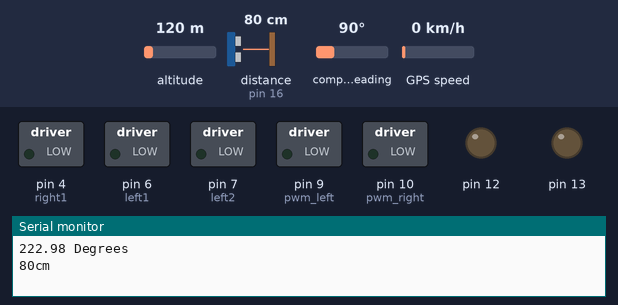
Recording of a sketch running on a simulated Arduino Uno, built with avr-gcc and run on an emulated ATmega328P. Shown: switched loads named in the sketch (green lamp = pin HIGH), output pins drawn as LEDs (lit = HIGH), the last lines printed to the serial monitor. Wiring (inferred from the names in the program): ultrasonic range finder: trigger pin 16; echo pin 16; HMC5883L compass at I2C address 0x1E. Dashed ring = blinking. Inputs (shaded band) come from the test bench; at power-on: compass heading 90°, distance to the obstacle (sensor on pin 16) 80 cm, altitude 120 m, GPS speed 0 km/h. The echo pulse lasts 58.3 µs per cm; the GPS gets a fix after 3 s at 37.7749, -122.4194 with 8 satellites.

Above: at 1.4 s.
1.5 s: compass heading set to 80°
At 3.9 s:
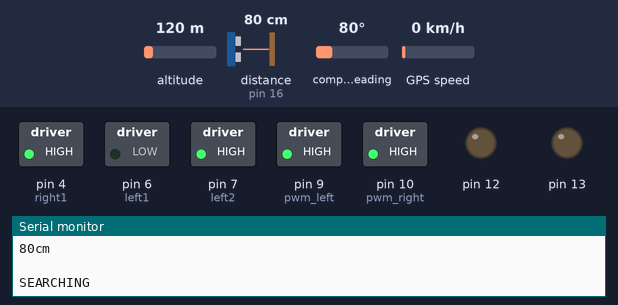
5.7 s: distance to the obstacle (sensor on pin 16) set to 12 cm
9.2 s: distance to the obstacle (sensor on pin 16) set to 9 cm
At 10.7 s:
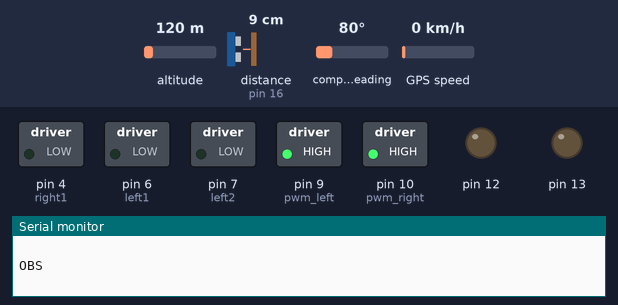
At 13.2 s:
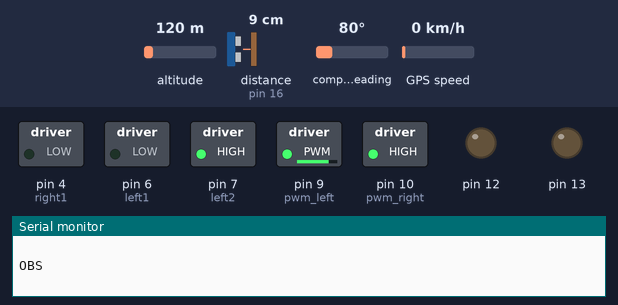
13.4 s: compass heading set to 90°
Timing chart, 0 to 18.6 s (numbered marks = the images above; inputs shaded):
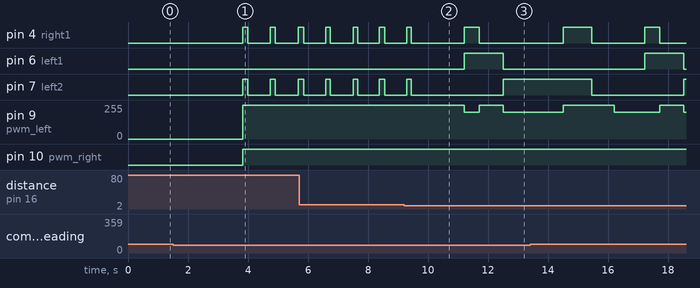

The sketch:

gps_controlled_robot.ino
```cpp
#include <TinyGPS.h>
#include <Wire.h>


#define address 0x1E //0011110b, I2C 7bit address of HMC5883
TinyGPS gps;
#define rxPin 0
#define txPin 1

bool feedgps();

int pingPin = 16; // pingpin to Digital 8

int SAFE_ZONE = 10;

//Motor direction control pin def
#define right1 4
#define right2 5
#define left1 6
#define left2 7
#define pwm_left 9
#define pwm_right 10


void setup()

{


  Serial.begin(9600);
  delay(100);

  Serial.println("PANIMALAR INSTITUTE OF TECHNOLOGY ");
  Serial.println("====================================================");
  Serial.println("            -by S.Varun Kumaran                ");


  Wire.begin();

  Serial.print("$PMTK314,0,0,0,1,0,0,0,0,0,0,0,0,0,0,0,0,0,0,0*29\r\n");
  Serial.print("$PMTK220,200*2C\r\n");

  // Set operating mode to continuous in compass
  Wire.beginTransmission(address);
  Wire.write(byte(0x02));
  Wire.write(byte(0x00));
  Wire.endTransmission();

  pinMode(left1, OUTPUT);//LEFT
  pinMode(left2, OUTPUT); //LEFT
  pinMode(right1, OUTPUT); //R
  pinMode(right1, OUTPUT); //R
  pinMode(pwm_left, OUTPUT); //LEFT
  pinMode(pwm_right, OUTPUT); //R
  pinMode(pingPin, OUTPUT);
  pinMode(pingPin, INPUT);

}

inline void setDir(bool L1, bool L2, bool R1, bool R2){
  digitalWrite(left1,L1);//L
  digitalWrite(left2,L2);//L
  digitalWrite(right1,R1);//R
  digitalWrite(right2,R2);//R
}

void forward()
{
  setDir(0,1,0,1);
  analogWrite(pwm_left,200);//L
  analogWrite(pwm_right,255);//R
}

void Backward()
{
  setDir(1,0,1,0);
  analogWrite(pwm_left,200);//L
  analogWrite(pwm_right,255);//R
}


void search()
{
  setDir(0,1,1,0);
  analogWrite(pwm_left,255);//R
  analogWrite(pwm_right,255);//L

}

void Stop()
{
  setDir(0,0,0,0);
  analogWrite(12,0);//L
  analogWrite(13,0);//R
}

void right()
{
  setDir(1,0,0,1);
  analogWrite(pwm_left,255);//L
  analogWrite(pwm_right,255);//R
}

void left()
{
  setDir(0,1,1,0);
  analogWrite(pwm_left,255);//L
  analogWrite(pwm_right,255);//R
}
long getDistance(){
  long duration;
  long cm;
   pinMode(pingPin, OUTPUT);
  digitalWrite(pingPin, LOW);
  delayMicroseconds(2);
  digitalWrite(pingPin, HIGH); // Sending a High Pulse on the Trig Pin of the Sensor
  delayMicroseconds(5);
  digitalWrite(pingPin, LOW);

  // The same pin is used to read the signal from the PING))): a HIGH
  // pulse whose duration is the time (in microseconds) from the sending
  // of the ping to the reception of its echo off of an object.
  pinMode(pingPin, INPUT);
  duration = pulseIn(pingPin, HIGH);

  return duration / 29 / 2;
   Serial.print(cm);
  Serial.println("cm");
}

void loop(){

  long cm=getDistance();
  feedgps();
  getDistance();


  unsigned char cc = Serial.read();
  float flat, flon,x2lat,x2lon;
  unsigned long age;
  gps.f_get_position(&flat, &flon, &age);

  feedgps();
  getDistance();

  float flat1=flat;     // flat1 = our current latitude.
  float flon1=flon;  // flon1 = our current longitude.
  float dist_calc=0;
  float angle_calc=0;
  float dist_calc2=0;
  float diflat=0;
  float diflon=0;
  x2lat=  12.997987      ;  //enter lat your waypoint
  x2lon= 80.168012     ;  // enter a long your waypoint
  //Calculates distance from current location to waypoint

  dist_calc=sqrt((((flon1)-(x2lon))*((flon1)-(x2lon)))+(((x2lat-flat1)*(x2lat-flat1))));
  dist_calc*=110567 ; //Converting to meters

  angle_calc=atan2((x2lon-flon1),(x2lat-flat1));

  float declinationAngle2 = 57.29577951;
  angle_calc*= declinationAngle2;
  feedgps();
  getDistance();

  if(angle_calc < 0){
    angle_calc = 360 + angle_calc;
    feedgps();
    getDistance();
  }

  if(angle_calc >0){
    angle_calc= angle_calc;
    feedgps();
    getDistance();
  }

  float angleDegrees = angle_calc;
  feedgps();
  // compass code==================================
  int x, y, z;
  feedgps();
  getDistance();

  // Initiate communications with compass
  Wire.beginTransmission(address);
  Wire.write(byte(0x03));
  Wire.endTransmission();

  Wire.requestFrom(address, 6);    // Request 6 bytes; 2 bytes per axis
  if(6<=Wire.available()) {    // If 6 bytes available
    x = Wire.read()<<8;
    x |= Wire.read();
    z = Wire.read()<<8;
    z |= Wire.read();
    y = Wire.read()<<8;
    y |= Wire.read();
    feedgps();
    getDistance();
  }

  float heading = atan2(y,x);
  float declinationAngle = 0.0457;
  heading += declinationAngle;
  feedgps();
    getDistance();


  if(heading < 0){
    heading += 2*PI;
    feedgps();
    getDistance();
  }


  if(heading > 2*PI){
    heading -= 2*PI;
    feedgps();
    getDistance();
  }

  float headingDegrees = heading * 180/M_PI;
  feedgps();
  getDistance();


  Serial.print("E: ");

  Serial.print(flat);
Serial.println("   ");

  Serial.print("N: ");

  Serial.println(flon);


  Serial.print("d:");
  Serial.println(dist_calc,2);


  Serial.print("H:");
  Serial.println(headingDegrees,2);


  Serial.print("A:");
  Serial.println(angleDegrees,2);


  feedgps();
  getDistance();
  Serial.print("Lat: ");
  Serial.println(flat,8);
  Serial.print("Long: ");
  Serial.println(flon,8);
  Serial.print("distance:");
  Serial.println(dist_calc,8);
  //compass========================================
  Serial.println("Heading:\t");
  Serial.print(headingDegrees);
  Serial.println(" Degrees   \t");
  Serial.print(angleDegrees);
  Serial.println(" Degrees   \t");
  Serial.print(cm);
  Serial.println("cm");
  Serial.println("                 ");
  delay(500);


  bool condition = ((angleDegrees -10) < headingDegrees) && ((angleDegrees +10) > headingDegrees);
  if(condition){
    Serial.println("MOVE");

    Serial.println("   MOVE   ");
    feedgps();
    getDistance();
    forward();
    long stTime = millis();
    while(millis()-stTime < 4000){
      getDistance();
      feedgps();
      if(getDistance() <= 10)
      {
        feedgps();
        getDistance();
        Serial.println("OBS FORWARD");
        Serial.println("                 ");

    Serial.println("OBS FORWARD");
        feedgps();
        getDistance();
        Stop();
         myDelay(1000);
        feedgps();
        getDistance();
        Backward();
         myDelay(500);
        feedgps();
        getDistance();
        right();
         myDelay(800);
        feedgps();
        getDistance();
        forward();
         myDelay(2000);
        feedgps();
        getDistance();
        left();
         myDelay(800);
        feedgps();
        getDistance();
        forward();
       // break;

      }
      else{
      forward();
      }
      feedgps();
      getDistance();

    }
  }

  if(SAFE_ZONE>cm){

   Serial.println("OBS");
Serial.println("                 ");


    feedgps();
        getDistance();
        Stop();
         myDelay(1000);
        feedgps();
        getDistance();
        Backward();
         myDelay(500);
        feedgps();
        getDistance();
        right();
         myDelay(800);
        feedgps();
        getDistance();
        forward();
         myDelay(2000);
        feedgps();
        getDistance();
        left();
         myDelay(800);
        feedgps();
        getDistance();
        forward();

  }

  if(dist_calc<4)
  {
    feedgps();
    getDistance();
    Stop();


    Serial.println("      stop    ");
  }

  if(flon==1000 && flat==1000 )
  {
    feedgps();
    Stop();

    Serial.print("  NO SAT  ");
     Serial.println("NO SAT");
  }

  else {

    Serial.println("SEARCHING");
    search();
    feedgps();
    getDistance();
    delay(150);
    Stop();
    feedgps();
    getDistance();
    delay(70);
  }

}


void myDelay(long duration){
  long stTime = millis();
  while(millis() - stTime <duration){
    feedgps();
    delay(1);
  }
}


 bool feedgps()
{
  while (Serial.available())
  {
    if (gps.encode(Serial.read()))
      return true;
  }
  return false;
}
```

Measured:
- the behaviour switches between 85 and 84° on compass heading (found by bisection; images 0 and 1)
- the behaviour switches between 11 and 10 cm on distance to the obstacle (sensor on pin 16) (found by bisection; images 1 and 2)
- after the input at 1.5 s, pin 4 (right1): alternates HIGH for 0.16 s and LOW for 0.77 s, starting after 2.3 s; pin 9 (pwm_left): 0/255 → 255/255 after 2.3 s
- after the input at 9.2 s, pin 6 (left1): LOW → HIGH after 2.0 s, → LOW 1.3 s later; pin 9 (pwm_left): 255/255 → 200/255 after 2.0 s, → 255/255 0.50 s later, → 200/255 0.80 s later
